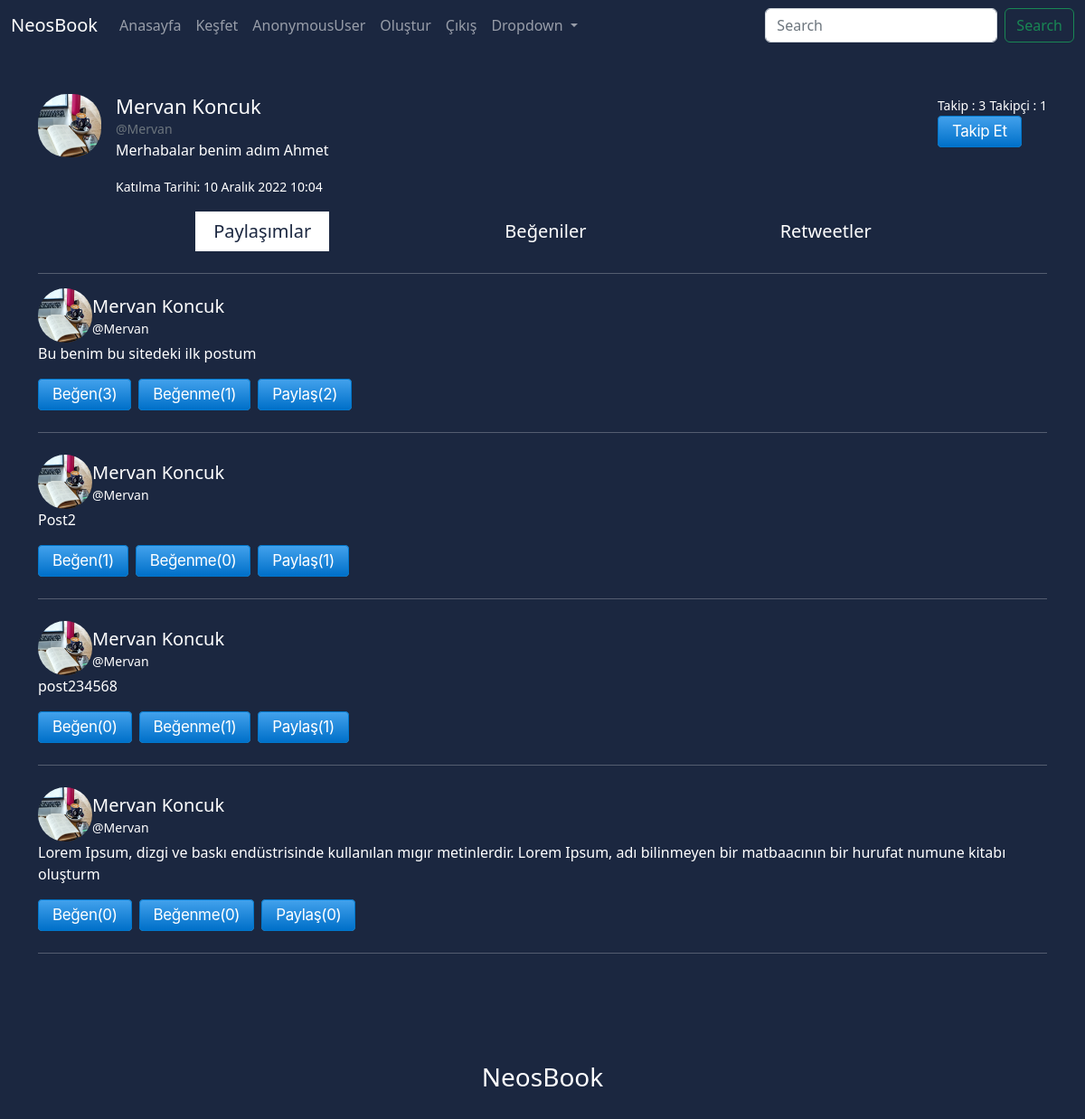
Screenshot of /user/other/8 with the database file from the repository.
### user/models.py (models this page shows, shortened)
class Hesap(models.Model):
    id = models.UUIDField(primary_key=True, db_index=True, default=uuid.uuid4, editable=False)
    created_at = models.DateTimeField(auto_now_add=True)
    user = models.OneToOneField(User, on_delete=models.CASCADE)
    isim = models.CharField(max_length=100)
    soyisim = models.CharField(max_length=100)
    bio = models.TextField(max_length=500, blank=True)
    takip = models.ManyToManyField(User, related_name="takip")
    takipci = models.ManyToManyField(User, related_name='takipci')
    resim = models.FileField(upload_to='hesaplar/', default='default.webp', blank=True)

### posts/models.py (models this page shows, shortened)
class Post(models.Model):
    id = models.UUIDField(primary_key=True, db_index=True, default=uuid.uuid4, editable=False)
    owner = models.ForeignKey(User, on_delete=models.CASCADE)
    content = models.TextField(max_length=150)
    resim = models.FileField(upload_to='postlar/', blank=True)
    created_at = models.DateTimeField(auto_now_add=True)
    like = models.ManyToManyField(User, related_name='like')
    dislike = models.ManyToManyField(User, related_name='dislike')
    retweet = models.ManyToManyField(User, related_name='retweet')

### user/views.py (the view, shortened to what this page needs)
# urls.py: path('other/<str:pk>', userProfil, name='userProfil')
def userProfil(request, pk):
    user = User.objects.get(id = pk)
    paylasim = Post.objects.filter(owner = user)
    begeni = Post.objects.filter(like__in = [user])
    retweet = Post.objects.filter(retweet__in = [user])
    context = {
        'user':user,
        'paylasim':paylasim,
        'begeni':begeni,
        'retweet':retweet
    }
    return render(request, 'user/user-profil.html', context)

### templates/user/user-profil.html (shortened to what this page needs)
{% extends "main.html" %}
{% load static %}
{% block content %}
    <div class="container mt-5">
        <div class="profil-info">
            <div class="d-flex w-100">
                <div class="me-3">
                    <img src="{{user.hesap.resim.url}}" width="70" height="70" class="rounded-5" alt="">
                </div>
                <div class="d-flex justify-content-between w-100">
                    <div>
                        <h3 class="h3 mb-0">{{user.hesap.isim}} {{user.hesap.soyisim}}</h3>
                        <small class="text-muted">@{{user.username}}</small>
                        <p>{{user.hesap.bio}}</p>
                        <small>Katılma Tarihi: {{user.hesap.created_at}}</small>
                    </div>
                    <div>
                        <small>Takip : {{user.hesap.takip.all.count}}</small>
                        <small>Takipçi : {{user.hesap.takipci.all.count}}</small>
                        <br>
                        <form action="" method="POST">
                            <input type="submit" value="Takip Et" name="takip" class="button">
                        </form>
                    </div>
                </div>
            </div>
        </div>
        <div class="sekmeler d-flex justify-content-evenly mt-3 ">
            <h5 class="tablinks active" onclick="openCity(event, 'Paylasim')">Paylaşımlar</h5>
            <h5 class="tablinks" onclick="openCity(event, 'Begeni')">Beğeniler</h5>
            <h5 class="tablinks" onclick="openCity(event, 'Retweet')">Retweetler</h5>
        </div>
        <hr>
        <div class="tabcontent goster" id="Paylasim">
            {% for post in paylasim %}
            <div class="post">
                <div class="owner d-flex">
                    <div>
                        <img src="{{post.owner.hesap.resim.url}}" width="60" height="60" class="rounded-5" alt="">
                    </div>
                    <div>
                        <h5 class="mt-2 mb-0">{{post.owner.hesap.isim}} {{post.owner.hesap.soyisim}}</h5>
                        <small>@{{post.owner.username}}</small>
                    </div>
                </div>
                <div class="content">
                    <p>
                        {{post.content}}
                    </p>
                </div>
                <form action="" class="d-flex mt-2" method="POST">
                    <input type="submit" value="Beğen({{post.like.all.count}})" name="begen"
                    {% if request.user in post.like.all %}
                        class="button yesil me-2"
                    {% else %}
                        class="button me-2"
                    {% endif %}
                    >
                    <input type="submit" value="Beğenme({{post.dislike.all.count}})" name="begenme"
                    {% if request.user in post.dislike.all %}
                        class="button yesil me-2"
                    {% else %}
                        class="button me-2"
                    {% endif %}
                    >
                    <input type="submit" value="Paylaş({{post.retweet.all.count}})" name="paylas"
                    {% if request.user in post.retweet.all %}
                        class="button yesil"
                    {% else %}
                        class="button"
                    {% endif %}
                    >
                </form>
            </div>
            <hr class="my-4">
        {% endfor %}
        </div>
    </div>
{% endblock content %}

### static/css/style.css (style rules this page uses)
body, html { height: 100%; margin: 0; padding: 0; }
body { background-color: #1b2740; color: white; }
.h3 { font-size: 22px; }
.button { background-image: linear-gradient(#42A1EC, #0070C9); border: 1px solid #0077CC; border-radius: 4px; box-sizing: border-box; color: #FFFFFF; cursor: pointer; direction: ltr; display: block; font-family: "SF Pro Text","SF Pro Icons","AOS Icons","Helvetica Neue",Helvetica,Arial,sans-serif; font-size: 17px; font-weight: 400; letter-spacing: -.022em; line-height: 1.47059; min-width: 30px; overflow: visible; padding: 4px 15px; text-align: center; user-select: none; -webkit-user-select: none; touch-action: manipulation; white-space: nowrap; text-decoration: none; }
.tabcontent { display: none; }
.active { background-color: white; color: #1b2740; }
.goster { display: block; }
.sekmeler h5 { transition: 0.8s; cursor: pointer; padding: 10px 20px; }

### rows the page displays
Post: owner.hesap.resim (picture), owner.hesap.isim "Mervan", owner.hesap.soyisim "Koncuk", owner.username "Mervan", content "Bu benim bu sitedeki ilk postum", begen "Beğen(3)", begenme "Beğenme(1)", paylas "Paylaş(2)"
Post: owner.hesap.resim (picture), owner.hesap.isim "Mervan", owner.hesap.soyisim "Koncuk", owner.username "Mervan", content "Post2", begen "Beğen(1)", begenme "Beğenme(0)", paylas "Paylaş(1)"
Post: owner.hesap.resim (picture), owner.hesap.isim "Mervan", owner.hesap.soyisim "Koncuk", owner.username "Mervan", content "post234568", begen "Beğen(0)", begenme "Beğenme(1)", paylas "Paylaş(1)"
Post: owner.hesap.resim (picture), owner.hesap.isim "Mervan", owner.hesap.soyisim "Koncuk", owner.username "Mervan", content "Lorem Ipsum, dizgi ve baskı endüstrisinde kullanılan mıgır metinlerdir. Lorem Ipsum, adı bilinmeyen bir matbaacının bir hurufat numune kitabı oluşturm", begen "Beğen(0)", begenme "Beğenme(0)", paylas "Paylaş(0)"

### other values shown
{{ request.user }} "AnonymousUser"
{{ user.hesap.isim }} "Mervan"
{{ user.hesap.soyisim }} "Koncuk"
{{ user.username }} "Mervan"
{{ user.hesap.bio }} "Merhabalar benim adım Ahmet"
{{ user.hesap.created_at }} "10 Aralık 2022 10:04"
{{ user.hesap.takip.all.count }} "3"
{{ user.hesap.takipci.all.count }} "1"
